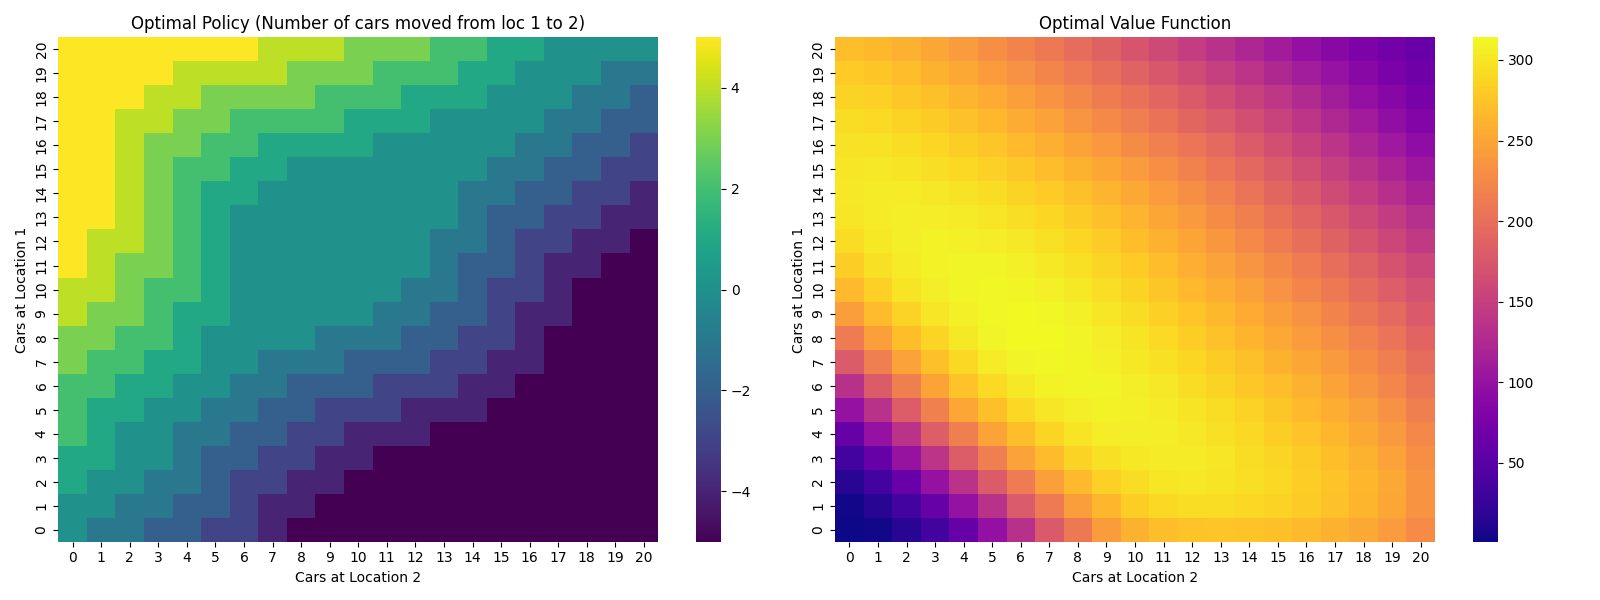

This figure's Python source:
import numpy as np
from scipy.stats import poisson
import time

def jack_rental_car_problem():
    MAX_CARS_STORED = 20
    MAX_CARS_MOVED = 5
    MAX_CARS_RETURNED = MAX_CARS_STORED + MAX_CARS_MOVED
    CAR_MOVING_COST = 2
    CAR_LEND_REWARD = 10
    MAX_REWARD  = MAX_CARS_STORED * CAR_LEND_REWARD * 2 
    GAMMA = 0.9
    LAMBDA_IN = [3, 4]
    LAMBDA_OUT = [3, 2]
    
    # valueとpolicyを初期化。policyは決定的方策
    value = np.zeros((MAX_CARS_STORED + 1, MAX_CARS_STORED + 1), dtype=np.float32)
    policy = np.zeros((MAX_CARS_STORED + 1, MAX_CARS_STORED + 1), dtype=np.int32)
    
    poisson_table = np.zeros((MAX_CARS_RETURNED + 1, MAX_CARS_RETURNED+ 1))
    for i in range(MAX_CARS_RETURNED + 1):
        for j in range(MAX_CARS_RETURNED + 1):
            poisson_table[i][j] = poisson.pmf(i, j)
    
    # Pr[r + MAX_REWARD][i][j][a + MAX_CARS_MOVED] := p(r  | (i, j), a)
    Pr = np.zeros((MAX_REWARD * 2 + 1, MAX_CARS_STORED + 1, MAX_CARS_STORED + 1, MAX_CARS_MOVED * 2 + 1))
    # Ps[i'][j'][i][j][a + MAX_CARS_MOVED] := p((i', j') | (i, j), a)
    Ps = np.zeros((MAX_CARS_STORED + 1, MAX_CARS_STORED + 1, MAX_CARS_STORED + 1,MAX_CARS_STORED + 1, MAX_CARS_MOVED * 2 + 1 ))
    
    # p(r | (i, j), a) を計算
    # 探索対象は 貸し出す車の数
    for i in range(MAX_CARS_STORED + 1):
        for j in range(MAX_CARS_STORED + 1):
            for a in range(-MAX_CARS_MOVED, MAX_CARS_MOVED + 1):
                car_i = i - a
                car_j = j + a
                if car_i < 0 or car_i > MAX_CARS_STORED or car_j < 0 or car_j > MAX_CARS_STORED:
                    continue
                for lent_i in range(car_i + 1):
                    for lent_j in range(car_j + 1):
                        reward = (lent_i + lent_j) * CAR_LEND_REWARD - abs(a) * CAR_MOVING_COST
                        proba = poisson_table[lent_i][LAMBDA_OUT[0]] * poisson_table[lent_j][LAMBDA_OUT[1]]
                        Pr[reward + MAX_REWARD][i][j][a + MAX_CARS_MOVED] += proba
        
    # p((i', j') | (i, j), a) を計算
    # p((i', j') | (i, j), a) = p(i' | i, a) * p(j' | j, a) 
    # p(i' | i, a)を先に計算する     
    # 探索対象は 返ってくる車の数、貸す車の数               
    P = np.zeros((2, MAX_CARS_STORED + 1, MAX_CARS_STORED + 1, MAX_CARS_MOVED * 2 + 1))
    for type in range(2):
        for i in range(MAX_CARS_STORED + 1):
            for a in range(-MAX_CARS_MOVED, MAX_CARS_MOVED + 1):
                car = i
                if type == 0:
                    car -= a
                else:
                    car += a
                if car < 0 or car > MAX_CARS_STORED:
                    continue
                for lent in range(car + 1):
                    for returned in range(MAX_CARS_RETURNED + 1):
                            ni = car - lent + returned
                            if 0 <= ni <= MAX_CARS_STORED:
                                P[type][ni][i][a + MAX_CARS_MOVED] += poisson_table[lent][LAMBDA_OUT[type]] * poisson_table[returned][LAMBDA_IN[type]]
                                
                                
    # p((i', j') | (i, j), a) を計算                        
    for i in range(MAX_CARS_STORED + 1):
        for j in range(MAX_CARS_STORED + 1):
            for ni in range(MAX_CARS_STORED + 1):
                for nj in range(MAX_CARS_STORED + 1):
                    for a in range(-MAX_CARS_MOVED, MAX_CARS_MOVED + 1):
                        Ps[ni][nj][i][j][a + MAX_CARS_MOVED] = P[0][ni][i][a + MAX_CARS_MOVED] * P[1][nj][j][a + MAX_CARS_MOVED]

    loop_counter = 0
    while True:
        loop_counter += 1
        print(f"Loop {loop_counter} started.")
        # 方策評価
        print("Policy Evaluation started.")
        while True:
            delta= -np.inf
            for i in range(MAX_CARS_STORED + 1):
                for j in range(MAX_CARS_STORED + 1):
                    v = value[i][j]
                    sum = 0
                    for r in range(-MAX_REWARD, MAX_REWARD + 1):
                        sum += Pr[r + MAX_REWARD][i][j][policy[i][j] + MAX_CARS_MOVED] * r
                    for ni in range(MAX_CARS_STORED + 1):
                        for nj in range(MAX_CARS_STORED +1):
                            sum += Ps[ni][nj][i][j][policy[i][j] + MAX_CARS_MOVED] * GAMMA * value[ni][nj]
                    value[i][j] = sum
                    delta = max(delta, abs(v - value[i][j]))
            print(f"    Policy Evaluation: delta = {delta:.6f}")
            if delta < 1e-6:
                print("Policy Evaluation finished.")
                break   
            
        # 方策改善
        print("Policy Improvement started.")
        policy_stable = True
        for i in range(MAX_CARS_STORED + 1):
            for j in range(MAX_CARS_STORED + 1):
                old_action = policy[i][j]
                max_value = -np.inf
                max_a = None
                for a in range(-MAX_CARS_MOVED, MAX_CARS_MOVED + 1):
                    sum = 0
                    for r in range(-MAX_REWARD, MAX_REWARD + 1):
                        sum += Pr[r + MAX_REWARD][i][j][a + MAX_CARS_MOVED] * r
                    for ni in range(MAX_CARS_STORED + 1):
                        for nj in range(MAX_CARS_STORED +1):
                            sum += Ps[ni][nj][i][j][a + MAX_CARS_MOVED] * GAMMA * value[ni][nj]
                    if max_value < sum:
                        max_value = sum
                        max_a = a
                if policy[i][j] != max_a:
                    policy_stable = False
                policy[i][j] = max_a
        if policy_stable:
            break
        print("Policy Improvement finished.")
        print(f"loop {loop_counter} finished.")
    print("All loops finished.")
    return value, policy

if __name__ == '__main__':
    start_time = time.time()
    value, policy = jack_rental_car_problem()
    end_time = time.time()
    
    print(f"\nExecution time: {end_time - start_time:.2f} seconds")
    
    # 結果の可視化（例）
    import matplotlib.pyplot as plt
    import seaborn as sns

    fig, axes = plt.subplots(1, 2, figsize=(16, 6))
    
    # 方策のヒートマップ
    sns.heatmap(policy, ax=axes[0], cmap="viridis")
    axes[0].set_title("Optimal Policy (Number of cars moved from loc 1 to 2)")
    axes[0].set_xlabel("Cars at Location 2")
    axes[0].set_ylabel("Cars at Location 1")
    axes[0].invert_yaxis()

    # 価値関数のヒートマップ
    sns.heatmap(value, ax=axes[1], cmap="plasma")
    axes[1].set_title("Optimal Value Function")
    axes[1].set_xlabel("Cars at Location 2")
    axes[1].set_ylabel("Cars at Location 1")
    axes[1].invert_yaxis()
    
    plt.tight_layout()
    plt.show()
